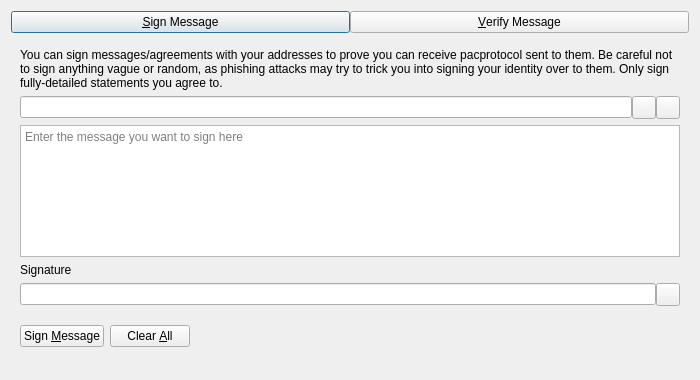
<?xml version="1.0" encoding="UTF-8"?>
<ui version="4.0">
 <class>SignVerifyMessageDialog</class>
 <widget class="QDialog" name="SignVerifyMessageDialog">
  <property name="geometry">
   <rect>
    <x>0</x>
    <y>0</y>
    <width>700</width>
    <height>380</height>
   </rect>
  </property>
  <property name="windowTitle">
   <string>Signatures - Sign / Verify a Message</string>
  </property>
  <property name="modal">
   <bool>true</bool>
  </property>
  <layout class="QVBoxLayout" name="verticalLayout">
   <item>
    <layout class="QHBoxLayout" name="horizontalLayout_Buttons_2">
     <property name="spacing">
      <number>0</number>
     </property>
     <property name="topMargin">
      <number>0</number>
     </property>
     <item>
      <widget class="QPushButton" name="btnSignMessage">
       <property name="text">
        <string>&amp;Sign Message</string>
       </property>
       <property name="checkable">
        <bool>true</bool>
       </property>
      </widget>
     </item>
     <item>
      <widget class="QPushButton" name="btnVerifyMessage">
       <property name="text">
        <string>&amp;Verify Message</string>
       </property>
       <property name="checkable">
        <bool>true</bool>
       </property>
      </widget>
     </item>
    </layout>
   </item>
   <item>
    <widget class="QStackedWidget" name="stackedWidgetSig">
     <property name="minimumSize">
      <size>
       <width>0</width>
       <height>0</height>
      </size>
     </property>
     <property name="currentIndex">
      <number>0</number>
     </property>
     <widget class="QWidget" name="pageSignMessage">
      <layout class="QVBoxLayout" name="verticalLayout_SM">
       <item>
        <widget class="QLabel" name="infoLabel_SM">
         <property name="text">
          <string>You can sign messages/agreements with your addresses to prove you can receive pacprotocol sent to them. Be careful not to sign anything vague or random, as phishing attacks may try to trick you into signing your identity over to them. Only sign fully-detailed statements you agree to.</string>
         </property>
         <property name="textFormat">
          <enum>Qt::PlainText</enum>
         </property>
         <property name="wordWrap">
          <bool>true</bool>
         </property>
        </widget>
       </item>
       <item>
        <layout class="QHBoxLayout" name="horizontalLayout_1_SM">
         <property name="spacing">
          <number>0</number>
         </property>
         <item>
          <widget class="QValidatedLineEdit" name="addressIn_SM">
           <property name="toolTip">
            <string>The pacprotocol address to sign the message with</string>
           </property>
          </widget>
         </item>
         <item>
          <widget class="QToolButton" name="addressBookButton_SM">
           <property name="toolTip">
            <string>Choose previously used address</string>
           </property>
           <property name="text">
            <string/>
           </property>
           <property name="shortcut">
            <string>Alt+A</string>
           </property>
          </widget>
         </item>
         <item>
          <widget class="QToolButton" name="pasteButton_SM">
           <property name="toolTip">
            <string>Paste address from clipboard</string>
           </property>
           <property name="text">
            <string/>
           </property>
           <property name="shortcut">
            <string>Alt+P</string>
           </property>
          </widget>
         </item>
        </layout>
       </item>
       <item>
        <widget class="QPlainTextEdit" name="messageIn_SM">
         <property name="toolTip">
          <string>Enter the message you want to sign here</string>
         </property>
         <property name="placeholderText">
          <string>Enter the message you want to sign here</string>
         </property>
        </widget>
       </item>
       <item>
        <widget class="QLabel" name="signatureLabel_SM">
         <property name="text">
          <string>Signature</string>
         </property>
         <property name="textFormat">
          <enum>Qt::PlainText</enum>
         </property>
        </widget>
       </item>
       <item>
        <layout class="QHBoxLayout" name="horizontalLayout_2_SM">
         <property name="spacing">
          <number>0</number>
         </property>
         <item>
          <widget class="QLineEdit" name="signatureOut_SM">
           <property name="readOnly">
            <bool>true</bool>
           </property>
          </widget>
         </item>
         <item>
          <widget class="QToolButton" name="copySignatureButton_SM">
           <property name="toolTip">
            <string>Copy the current signature to the system clipboard</string>
           </property>
           <property name="text">
            <string/>
           </property>
          </widget>
         </item>
        </layout>
       </item>
       <item>
        <layout class="QHBoxLayout" name="horizontalLayout_3_SM">
         <item>
          <widget class="QPushButton" name="signMessageButton_SM">
           <property name="toolTip">
            <string>Sign the message to prove you own this pacprotocol address</string>
           </property>
           <property name="text">
            <string>Sign &amp;Message</string>
           </property>
           <property name="autoDefault">
            <bool>false</bool>
           </property>
          </widget>
         </item>
         <item>
          <widget class="QPushButton" name="clearButton_SM">
           <property name="toolTip">
            <string>Reset all sign message fields</string>
           </property>
           <property name="text">
            <string>Clear &amp;All</string>
           </property>
           <property name="autoDefault">
            <bool>false</bool>
           </property>
          </widget>
         </item>
         <item>
          <spacer name="horizontalSpacer_1_SM">
           <property name="orientation">
            <enum>Qt::Horizontal</enum>
           </property>
           <property name="sizeHint" stdset="0">
            <size>
             <width>40</width>
             <height>48</height>
            </size>
           </property>
          </spacer>
         </item>
         <item>
          <widget class="QLabel" name="statusLabel_SM">
           <property name="text">
            <string/>
           </property>
           <property name="wordWrap">
            <bool>true</bool>
           </property>
          </widget>
         </item>
         <item>
          <spacer name="horizontalSpacer_2_SM">
           <property name="orientation">
            <enum>Qt::Horizontal</enum>
           </property>
           <property name="sizeHint" stdset="0">
            <size>
             <width>40</width>
             <height>48</height>
            </size>
           </property>
          </spacer>
         </item>
        </layout>
       </item>
      </layout>
     </widget>
     <widget class="QWidget" name="pageVerifyMessage">
      <layout class="QVBoxLayout" name="verticalLayout_VM">
       <item>
        <widget class="QLabel" name="infoLabel_VM">
         <property name="text">
          <string>Enter the receiver's address, message (ensure you copy line breaks, spaces, tabs, etc. exactly) and signature below to verify the message. Be careful not to read more into the signature than what is in the signed message itself, to avoid being tricked by a man-in-the-middle attack. Note that this only proves the signing party receives with the address, it cannot prove sendership of any transaction!</string>
         </property>
         <property name="textFormat">
          <enum>Qt::PlainText</enum>
         </property>
         <property name="alignment">
          <set>Qt::AlignLeading|Qt::AlignLeft|Qt::AlignTop</set>
         </property>
         <property name="wordWrap">
          <bool>true</bool>
         </property>
        </widget>
       </item>
       <item>
        <layout class="QHBoxLayout" name="horizontalLayout_1_VM">
         <property name="spacing">
          <number>0</number>
         </property>
         <item>
          <widget class="QValidatedLineEdit" name="addressIn_VM">
           <property name="toolTip">
            <string>The pacprotocol address the message was signed with</string>
           </property>
          </widget>
         </item>
         <item>
          <widget class="QToolButton" name="addressBookButton_VM">
           <property name="toolTip">
            <string>Choose previously used address</string>
           </property>
           <property name="text">
            <string/>
           </property>
           <property name="shortcut">
            <string>Alt+A</string>
           </property>
          </widget>
         </item>
        </layout>
       </item>
       <item>
        <widget class="QPlainTextEdit" name="messageIn_VM">
          <property name="toolTip">
            <string>The signed message to verify</string>
          </property>
          <property name="placeholderText">
            <string>The signed message to verify</string>
          </property>
        </widget>
       </item>
       <item>
        <widget class="QValidatedLineEdit" name="signatureIn_VM">
          <property name="toolTip">
            <string>The signature given when the message was signed</string>
          </property>
          <property name="placeholderText">
            <string>The signature given when the message was signed</string>
          </property>
        </widget>
       </item>
       <item>
        <layout class="QHBoxLayout" name="horizontalLayout_2_VM">
         <item>
          <widget class="QPushButton" name="verifyMessageButton_VM">
           <property name="toolTip">
            <string>Verify the message to ensure it was signed with the specified pacprotocol address</string>
           </property>
           <property name="text">
            <string>Verify &amp;Message</string>
           </property>
           <property name="autoDefault">
            <bool>false</bool>
           </property>
          </widget>
         </item>
         <item>
          <widget class="QPushButton" name="clearButton_VM">
           <property name="toolTip">
            <string>Reset all verify message fields</string>
           </property>
           <property name="text">
            <string>Clear &amp;All</string>
           </property>
           <property name="autoDefault">
            <bool>false</bool>
           </property>
          </widget>
         </item>
         <item>
          <spacer name="horizontalSpacer_1_VM">
           <property name="orientation">
            <enum>Qt::Horizontal</enum>
           </property>
           <property name="sizeHint" stdset="0">
            <size>
             <width>40</width>
             <height>48</height>
            </size>
           </property>
          </spacer>
         </item>
         <item>
          <widget class="QLabel" name="statusLabel_VM">
           <property name="text">
            <string/>
           </property>
           <property name="wordWrap">
            <bool>true</bool>
           </property>
          </widget>
         </item>
         <item>
          <spacer name="horizontalSpacer_2_VM">
           <property name="orientation">
            <enum>Qt::Horizontal</enum>
           </property>
           <property name="sizeHint" stdset="0">
            <size>
             <width>40</width>
             <height>48</height>
            </size>
           </property>
          </spacer>
         </item>
        </layout>
       </item>
      </layout>
     </widget>
    </widget>
   </item>
  </layout>
 </widget>
 <customwidgets>
  <customwidget>
   <class>QValidatedLineEdit</class>
   <extends>QLineEdit</extends>
   <header>qt/qvalidatedlineedit.h</header>
  </customwidget>
 </customwidgets>
 <resources>
  <include location="../dash.qrc"/>
 </resources>
 <connections/>
</ui>
